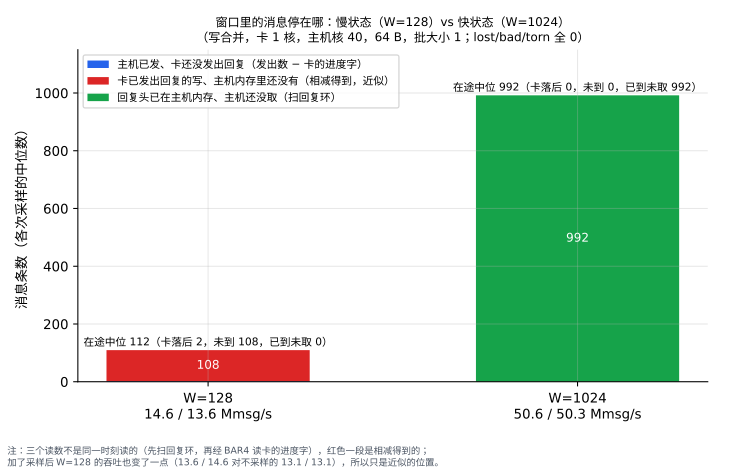

This chart was generated by the following Python code:
"""MRV-17: where the W messages of the window are, at W=128 (13 M/s regime) and W=1024 (fast).
Every 50k replies the host (inline_pingpong --sample-card-next 50000, MRV-17 experiments change)
noted how many requests it had sent and replies it had taken, read the card core's progress word
through BAR4 (the card updates it after it has issued a batch's reply stores), and read the head
word of every reply cell it had not taken yet. Card: /root/bench/inline_reflector (2026-11-13),
1 core, write-combining replies. Bars: median over the samples of both runs (first quarter of
each run skipped). The probe itself shifts throughput a little (W=128: 13.6 / 14.6 vs 13.1 / 13.1
Mmsg/s without it), so the split is approximate.

    uv run --with matplotlib python docs/figures/mrv-17-where-wait.py [runs.jsonl]
"""
import json
import re
import statistics
import sys
from pathlib import Path

from mrvplot import plt, save

ROOT = Path(__file__).resolve().parents[2]
runs = Path(sys.argv[1]) if len(sys.argv) > 1 else ROOT / "logs/mrv17-2026-11-17/runs.jsonl"
outdir = runs.parent / "out"

parts = {}  # W -> dict of component -> [values]
rates = {}
for line in runs.read_text().splitlines():
    r = json.loads(line)
    m = re.match(r"LANDED wc n1 W(\d+) probe rep\d$", r["tag"])
    if not m or int(m.group(1)) not in (128, 1024) or r["rc"] != 0:
        continue
    h = r["host"][0]
    assert h["lost"] == h["bad"] == h["torn"] == 0, r["tag"]
    w = int(m.group(1))
    out = (outdir / Path(r["out_path"]).name).read_text()
    raw = re.search(r"card-next raw \(sent,seen,acked,found,landed,next_landed,us\): (.*)", out).group(1)
    samples = [tuple(int(v) for v in s.split(",")) for s in raw.split()]
    d = parts.setdefault(w, {"behind": [], "issued": [], "landed": [], "inflight": []})
    for sent, seen, acked, _found, landed, _nl, _us in samples:
        d["behind"].append(sent - acked)
        d["issued"].append(max(acked - seen - landed, 0))
        d["landed"].append(landed)
        d["inflight"].append(sent - seen)
    rates.setdefault(w, []).append(h["mmsg"])

fig, ax = plt.subplots(figsize=(7.6, 4.9))
labels, x = [], []
comp = [("behind", "主机已发、卡还没发出回复（发出数 − 卡的进度字）", "#2563eb"),
        ("issued", "卡已发出回复的写、主机内存里还没有（相减得到，近似）", "#dc2626"),
        ("landed", "回复头已在主机内存、主机还没取（扫回复环）", "#16a34a")]
for i, w in enumerate(sorted(parts)):
    bottom = 0
    for key, name, color in comp:
        v = statistics.median(parts[w][key])
        ax.bar(i, v, bottom=bottom, color=color, width=0.55, label=name if i == 0 else None)
        if v >= 8:
            ax.text(i, bottom + v / 2, f"{v:.0f}", ha="center", va="center", color="white", fontsize=9)
        bottom += v
    med = {k: statistics.median(parts[w][k]) for k, _, _ in comp}
    ax.text(i, bottom + 15, f"在途中位 {statistics.median(parts[w]['inflight']):.0f}（卡落后 {med['behind']:.0f}，"
            f"未到 {med['issued']:.0f}，已到未取 {med['landed']:.0f}）", ha="center", fontsize=8)
    labels.append(f"W={w}\n{' / '.join(f'{m:.1f}' for m in rates[w])} Mmsg/s")
    x.append(i)
ax.set_xticks(x, labels=labels)
ax.set_ylabel("消息条数（各次采样的中位数）")
ax.set_ylim(0, 1150)
ax.set_title("窗口里的消息停在哪：慢状态（W=128）vs 快状态（W=1024）\n（写合并，卡 1 核，主机核 40，64 B，批大小 1；lost/bad/torn 全 0）",
             fontsize=9)
ax.legend(fontsize=8, loc="upper left")
fig.text(0.01, 0.01, "注：三个读数不是同一时刻读的（先扫回复环，再经 BAR4 读卡的进度字），红色一段是相减得到的；\n"
         "加了采样后 W=128 的吞吐也变了一点（13.6 / 14.6 对不采样的 13.1 / 13.1），所以只是近似的位置。", fontsize=7, color="#4b5563")
fig.tight_layout(rect=(0, 0.07, 1, 1))
fig.tight_layout = lambda **kw: None  # keep the room for the note
print(save(fig, "mrv-17-where-wait"))
